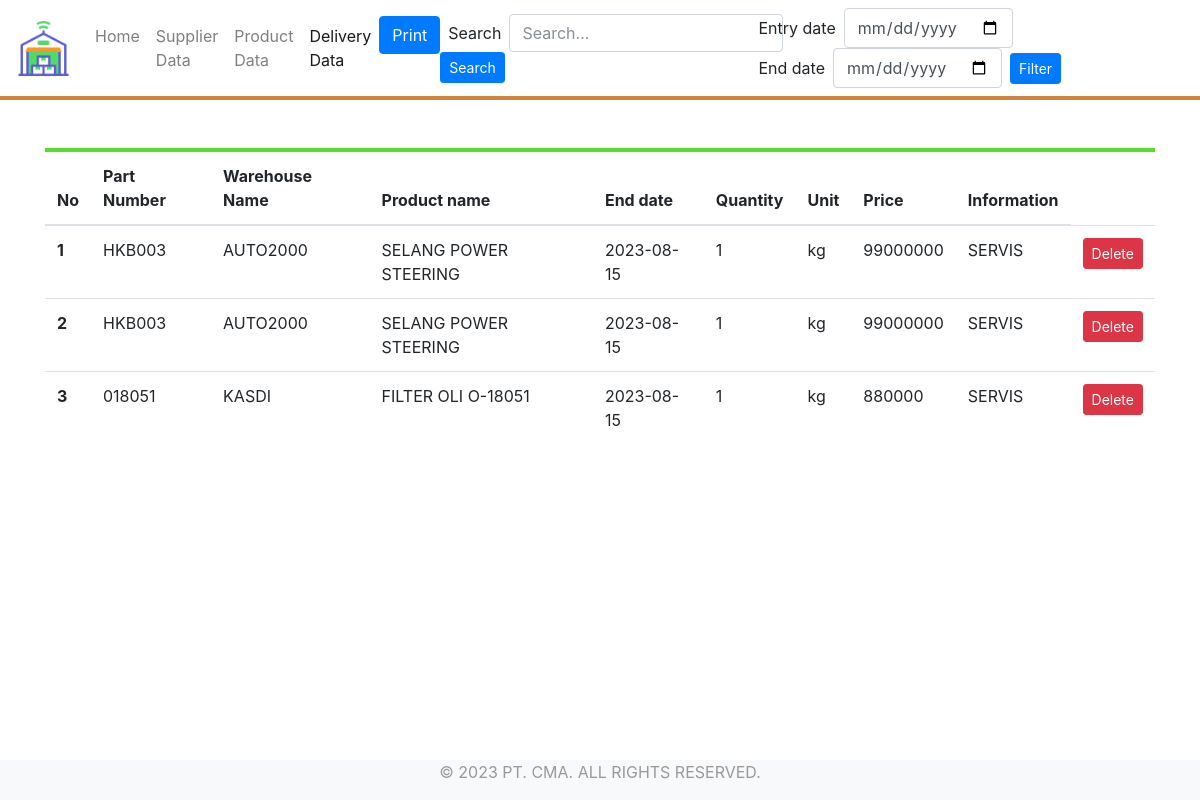
The page /WMS_code/mutasi.php on the database its author committed.
### tables this page shows
CREATE TABLE `m_mutasi` (
  `mutasi_id` INT(11) NOT NULL AUTO_INCREMENT,
  `mutasi_item_id` INT(11) NOT NULL,
  `mutasi_item_code` VARCHAR(50) NOT NULL,
  `mutasi_bengkel` VARCHAR(50) NOT NULL,
  `mutasi_barang` VARCHAR(50) NOT NULL,
  `mutasi_date` DATE NOT NULL,
  `mutasi_quantity` INT(11) NOT NULL,
  `mutasi_satuan` VARCHAR(55) NOT NULL,
  `mutasi_price` INT(11) NOT NULL,
  `mutasi_keterangan` VARCHAR(50) NOT NULL,
  PRIMARY KEY (mutasi_id));

### WMS_code/mutasi.php (the view, shortened to what this page needs)
<?php
	include_once 'koneksi.php';
	$mutasi = mysqli_query($koneksi, "SELECT * FROM m_mutasi");
    ?>
<!DOCTYPE html>
<html>
	<head>
		<link rel="stylesheet" href="assets/css/bootstrap.min.css">
		<link rel="stylesheet" href="assets/css/style.css">
		<link rel="stylesheet" href="assets/fonts/css/font-awesome.min.css">
	</head>
	<body>
    <nav class="navbar navbar-expand-lg navbar-light bg-white">
    <a class="navbar-brand" href="#"><img src="assets/img/warehouse.png" alt="" style="max-width: 55px;"></a>
    <div class="collapse navbar-collapse" id="navbar">
        <ul class="navbar-nav mr-auto mt-2 mt-lg-0">
            <li class="nav-item">
                <a class="nav-link" href="index.php">Home</a>
            </li>
            <li class="nav-item">
                <a class="nav-link" href="supplier.php">Supplier Data</a>
            </li>
            <li class="nav-item">
		        <a class="nav-link" href="barang.php">Product Data</a>
		    </li>
		    <li class="nav-item <?php if(basename($_SERVER['PHP_SELF']) == 'mutasi.php') echo 'active'; ?>">
                <a class="nav-link" href="mutasi.php">Delivery Data <?php if(basename($_SERVER['PHP_SELF']) == 'mutasi.php') echo '<span class="sr-only">(current)</span>'; ?></a>
            </li>
            <li class="nav-item">
                <button class="btn btn-primary" onclick="printPage()">Print</button>
            </li>
        </ul>
        <form class="form-inline" method="POST">
                    <div class="form-group mx-2">
                    <label class="mr-2">Search</label>
                <input type="text" class="form-control" id="search" name="search" placeholder="Search...">
            </div>
                <button type="submit" class="btn btn-primary btn-sm">Search</button>
        </form>
        <form class="form-inline" method="POST">
            <div class="form-group mx-2">
                <label class="mr-2">Entry date</label>
                <input type="date" class="form-control" id="start_date" name="start_date">
            </div>
            <div class="form-group mx-2">
                <label class="mr-2">End date</label>
                <input type="date" class="form-control" id="end_date" name="end_date">
            </div>
            <button type="submit" class="btn btn-primary btn-sm">Filter</button>
        </form>
    </div>
</nav>
		<br><br>
		<div class="container">
			<table class="table" style="border-top: #56DE2F 4px solid;">
			  <thead class="thead">
			    <tr>
			      <th scope="col">No</th>
                  <th scope="col">Part Number</th>
                  <th scope="col">Warehouse Name</th>
                  <th scope="col">Product name</th>
			      <th scope="col">End date</th>
			      <th scope="col">Quantity</th>
                  <th scope="col">Unit</th>
			      <th scope="col">Price</th>
                  <th scope="col">Information</th>
			    </tr>
			  </thead>
			  <tbody>
			  	<?php $no=1; foreach($mutasi as $datamutasi) { ?>
			    <tr>
			      <th scope="row"><?php echo $no; ?></th>
                  <td><?php echo $datamutasi['mutasi_item_code']; ?></td>
                  <td><?php echo $datamutasi['mutasi_bengkel']; ?></td>
                  <td><?php echo $datamutasi['mutasi_barang']; ?></td>
			      <td><?php echo $datamutasi['mutasi_date']; ?></td>
			      <td id="tablequantity"><?php echo $datamutasi['mutasi_quantity']; ?></td>
                  <td><?php echo $datamutasi['mutasi_satuan']; ?></td>
			      <td><?php echo $datamutasi['mutasi_price']; ?></td>
                  <td><?php echo $datamutasi['mutasi_keterangan']; ?></td>
                  <td>
                    <button class="btn btn-danger btn-sm" onclick="deleteRow(<?php echo $datamutasi['mutasi_id']; ?>)">Delete</button>
                  </td>
			    </tr>
			    <?php $no++;} ?>
			  </tbody>
			</table>
		</div>
		<div class="container-fluid  fixed-bottom bg-light" style=" color: #999;">
			<div class="row">
				<div class="col-sm-12">
					<p align="center">&copy; 2023 PT. CMA. ALL RIGHTS RESERVED.</p>
				</div>
			</div>
		</div>
	</body>
</html>

### WMS_code/assets/css/style.css (style rules this page uses)
nav { border-bottom: #CD853F solid 4px; }

### rows shown on the page
m_mutasi: mutasi_item_code "HKB003", mutasi_bengkel "AUTO2000", mutasi_barang "SELANG POWER STEERING", mutasi_date "2023-08-15", mutasi_quantity "1", mutasi_satuan "kg", mutasi_price "99000000", mutasi_keterangan "SERVIS"
m_mutasi: mutasi_item_code "HKB003", mutasi_bengkel "AUTO2000", mutasi_barang "SELANG POWER STEERING", mutasi_date "2023-08-15", mutasi_quantity "1", mutasi_satuan "kg", mutasi_price "99000000", mutasi_keterangan "SERVIS"
m_mutasi: mutasi_item_code "018051", mutasi_bengkel "KASDI", mutasi_barang "FILTER OLI O-18051", mutasi_date "2023-08-15", mutasi_quantity "1", mutasi_satuan "kg", mutasi_price "880000", mutasi_keterangan "SERVIS"
